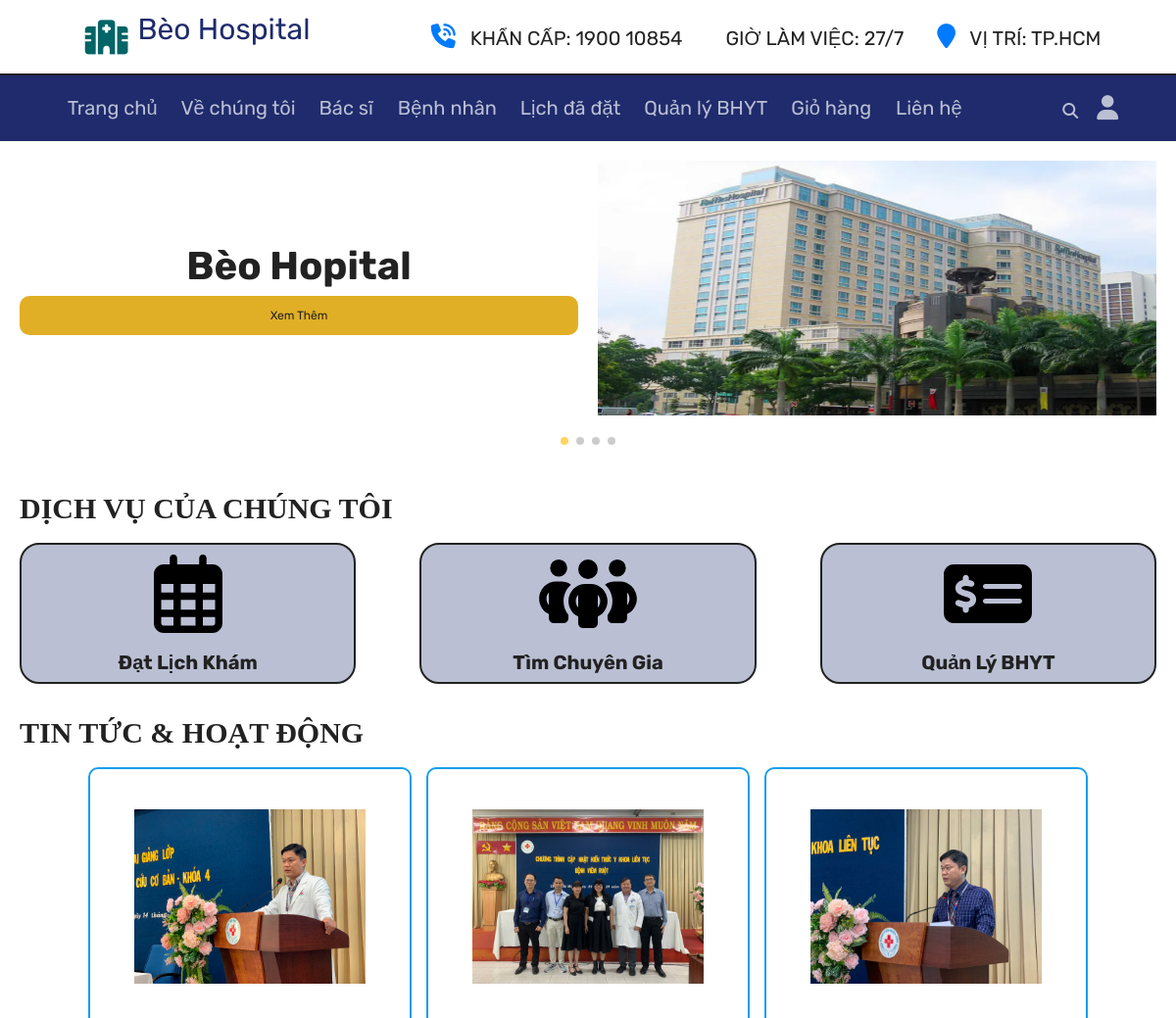
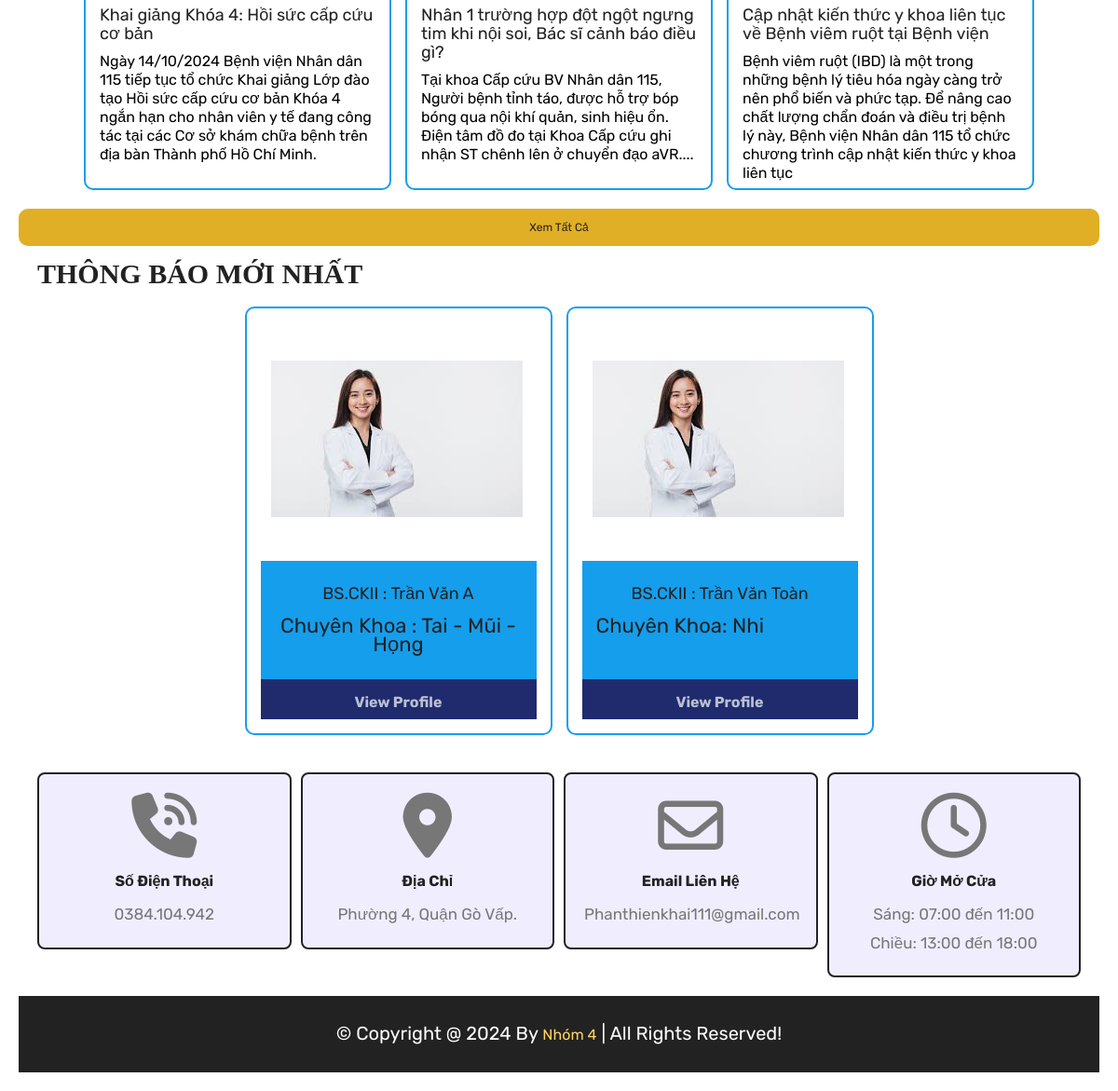
Page /home.php (signed in) on the committed database (2 pictures, top to bottom).
### tables this page shows
CREATE TABLE `tintuc` (
  `id` int(1) NOT NULL,
  `imge` text NOT NULL,
  `name` text NOT NULL,
  `name1` text NOT NULL
);

CREATE TABLE `bacsi` (
  `id` int(11) NOT NULL,
  `imge` text NOT NULL,
  `ten` text NOT NULL,
  `chuyenkhoa` text NOT NULL
);

### home.php (the view, shortened to what this page needs)
<?php
include 'components/connect.php';
?>
<!DOCTYPE html>
<html lang="en">
<head>
   <link rel="stylesheet" href="https://unpkg.com/swiper@8/swiper-bundle.min.css" />
   <link rel="stylesheet" href="https://cdnjs.cloudflare.com/ajax/libs/font-awesome/6.1.1/css/all.min.css">
   <link rel="stylesheet" href="css/style.css">
</head>
<body>
   <?php include 'components/user_header.php'; ?>
   <section class="hero">
      <div class="swiper hero-slider">
         <div class="swiper-wrapper">
            <div class="swiper-slide slide">
               <div class="content">
                  <h3>Bèo Hopital</h3>
                  <a href="./product.php" class="btn">Xem thêm</a>
               </div>
               <div class="image">
                  <img src="imgs/Raffles_Hospital.png" alt="">
               </div>
            </div>
            <div class="swiper-slide slide">
               <div class="content">
                  <h4>TỰ HÀO LÀ BỆNH VIỆN ĐA KHOA HẠNG I</h4>
                  <a href="./product.php" class="btn">Xem thêm</a>
               </div>
               <div class="image">
                  <img src="imgs/cover-home-6.jpg" alt="">
               </div>
            </div>
            <div class="swiper-slide slide">
               <div class="content">
                  <h4>"THÂN THIỆN ĐỊNH HƯỚNG HIỆN ĐẠI" <br>LÀ CHÂM NGÔN CỦA BỆNH VIỆN</h4>
                  <a href="./product.php" class="btn">Xem thêm</a>
               </div>
               <div class="image">
                  <img src="imgs/cover-home-5.jpg" alt="">
               </div>
            </div>
            <div class="swiper-slide slide">
               <div class="content">
                  <h4>TRANG THIẾT BỊ - CƠ SỞ VẬT CHẤT HIỆN ĐẠI <br> ĐÁP ỨNG NHU CẦU BỆNH NHÂN </h4>
                  <a href="./product.php" class="btn">Xem thêm</a>
               </div>
               <div class="image">
                  <img src="imgs/cover-home-3.jpg " alt="">
               </div>
            </div>
         </div>
         <div class="swiper-pagination"></div>
      </div>
   </section>
   <section class="category">
      <h1 class="title">DỊCH VỤ CỦA CHÚNG TÔI</h1>
      <div class="box-container">
         <a href="datlich.php" class="box">
            <img src="imgs/calendar-days-regular.svg" class="icon_svg" alt="">
            <h3>Đạt lịch khám</h3>
         </a>
         <a href="category.php?category=acer" class="box">
            <img src="imgs/people-group-solid.svg" alt="">
            <h3>Tìm Chuyên Gia</h3>
         </a>
         <a href="category.php?category=msi" class="box">
            <img src="imgs/money-check-dollar-solid.svg" alt="">
            <h3>Quản lý BHYT</h3>
         </a>
      </div>
   </section>
   <section class="products">
      <h1 class="title">TIN TỨC & HOẠT ĐỘNG</h1>
      <div class="box-container">
         <?php
         $select_products = $conn->prepare("SELECT * FROM `tintuc` LIMIT 6");
         $select_products->execute();
         if ($select_products->rowCount() > 0) {
            while ($fetch_products = $select_products->fetch(PDO::FETCH_ASSOC)) {
               ?>
               <form action="" method="post" class="box">
                  <img src="uploaded_img/<?= $fetch_products['imge']; ?>" alt="">
                  <div class="name">
                     <?= $fetch_products['name']; ?>
                  </div>
                  <div class="new">
                     <?= $fetch_products['name1']; ?>
                  </div>
               </form>
               <?php
            }
         } else {
            echo '<p class="empty">Không có thoong tin để hiển thị!</p>';
         }
         ?>
      </div>
      <div class="more-btn">
         <a href="./product.php" class="btn">Xem tất cả</a>
      </div>
      <section class="content">
         <h1 class="title">THÔNG BÁO MỚI NHẤT</h1>
         <div class="box-container">
            <?php
            $select_products = $conn->prepare("SELECT * FROM `bacsi` LIMIT 6");
            $select_products->execute();
            if ($select_products->rowCount() > 0) {
               while ($fetch_products = $select_products->fetch(PDO::FETCH_ASSOC)) {
                  ?>
                  <form action="" method="post" class="box">
                     <div class="image"  >
                        <img id="img"src="uploaded_img/<?= $fetch_products['imge']; ?>" alt="">
                     </div>
                     <div class="name-flex"  >
                        <div class="name">
                           <?= $fetch_products['ten']; ?>
                        </div>
                        <div class="flex">
                           <div class="price">
                              <?= $fetch_products['chuyenkhoa']; ?>
                           </div>
                        </div>
                     </div>
                     <div class="profile" >
                  <h1>View Profile</h1>
                  </div>
                  </form>
                  <?php
               }
            } else {
               echo '<p class="empty">Không có sản phẩm để hiển thị!</p>';
            }
            ?>
         </div>
      </section>
      <?php include 'components/footer.php'; ?>
</body>
</html>

### css/style.css (style rules this page uses)
:root { --pink: #FFD460; --red: #e74c3c; --white: #fff; --black: #222; --light-color: #777; --light-orange: #e1af25; --green: #159EEC; --grey: #016466; --border-service: .25rem solid var(--green); --border: .2rem solid var(--black); --blue: #1F2B6C; --ble-gr: #BABFD3; --original: #F0EEFE; }
.btn { width: 100%; padding: 12px; background-color: #0066cc; color: white; border: none; border-radius: 5px; cursor: pointer; }
* { font-family: 'Rubik', sans-serif; margin: 0; padding: 0; box-sizing: border-box; outline: none; border: none; text-decoration: none; font-size: 1.6rem; line-height: 2rem; }
html { font-size: 62.5%; overflow-x: hidden; scroll-behavior: smooth; stop-opacity: 7rem; }
section { margin: 0 auto; max-width: 1200px; padding: 2rem; }
.title { text-align: justify; margin-bottom: 2.5rem; font-size: 3rem; color: var(--black); text-transform: uppercase; text-decoration: none; text-underline-offset: 1rem; font-family: serif; border-bottom: var(--grey); }
.btn, .delete-btn { margin-top: 1rem; display: inline-block; font-size: 12px; padding: 1rem 3rem; cursor: pointer; text-transform: capitalize; transition: .2s linear; }
.btn { background-color: var(--light-orange); color: var(--black); border-radius: 1rem; }
.hero .slide { display: flex; align-items: center; flex-wrap: wrap-reverse; gap: 2rem; margin-bottom: 4rem; }
.hero .slide .image { flex: 1 1 40rem; }
.hero .slide .image img { width: 100%; height: 26rem; }
.hero .slide .content { flex: 1 1 40rem; text-align: center; }
.hero .slide .content h3 { margin: 1rem 0; font-size: 4rem; color: var(--black); text-transform: capitalize; }
.category .box-container { display: grid; grid-template-columns: repeat(auto-fit, minmax(27rem, 1fr)); gap: 6.5rem; align-items: flex-start; }
.category .box-container .box { border: var(--border); padding: 1rem; text-align: center; border-radius: 2rem; background: var(--ble-gr) }
.category .box-container .box img { width: 100%; height: 8rem; object-fit: contain; fill: rgb(114, 52, 52); }
.category .box-container .box h3 { font-size: 2rem; margin-top: 1.5rem; color: var(--black); text-transform: capitalize; }
.products .box-container { display: grid; grid-template-columns: repeat(auto-fit, 33rem); justify-content: center; align-items: flex-start; gap: 1.5rem; }
.products .box-container .box { border: var(--border-service); padding: 1.5rem; position: relative; overflow: hidden; border-radius: 1rem; height: 46rem; }
.products .box-container .box img { height: 23rem; width: 80%; object-fit: contain; margin-left: 10%; }
.products .box-container .box .image { height: 60%; }
.products .box-container .box #img { height: 25rem; width: 91%; object-fit: none; margin-left: 4%; }
.products .box-container .box .name-flex { height: 30%; background: var(--green); text-align: center; padding: inherit; }
.products .box-container .box .name { font-size: 1.8rem; color: var(--black); margin: 1rem 0; }
.products .box-container .box .flex { display: flex; align-items: center; gap: 1rem; margin-top: 1.5rem; }
.products .box-container .box .flex .price { margin-right: auto; font-size: 2.2rem; color: var(--black); text-align: center; }
.products .box-container .box .profile { height: 10%; background: var(--blue); text-align: center; padding: inherit; }
.products .box-container .box .profile h1 { color: var(--ble-gr); }
.products .more-btn { margin-top: 1rem; text-align: center; }

### rows in the picture
tintuc: imge (picture), name "Khai giảng Khóa 4: Hồi sức cấp cứu cơ bản", name1 "Ngày 14/10/2024 Bệnh viện Nhân dân 115 tiếp tục tổ chức Khai giảng Lớp đào tạo Hồi sức cấp cứu cơ bản Khóa 4 ngắn hạn cho nhân viên y tế đang công tác tại các Cơ sở khám chữa bệnh trên địa bàn Thành phố Hồ Chí Minh."
tintuc: imge (picture), name "Nhân 1 trường hợp đột ngột ngưng tim khi nội soi, Bác sĩ cảnh báo điều gì?", name1 "Tại khoa Cấp cứu BV Nhân dân 115, Người bệnh tỉnh táo, được hỗ trợ bóp bóng qua nội khí quản, sinh hiệu ổn. Điện tâm đồ đo tại Khoa Cấp cứu ghi nhận ST chênh lên ở chuyển đạo aVR...."
tintuc: imge (picture), name "Cập nhật kiến thức y khoa liên tục về Bệnh viêm ruột tại Bệnh viện", name1 "Bệnh viêm ruột (IBD) là một trong những bệnh lý tiêu hóa ngày càng trở nên phổ biến và phức tạp. Để nâng cao chất lượng chẩn đoán và điều trị bệnh lý này, Bệnh viện Nhân dân 115 tổ chức chương trình cập nhật kiến thức y khoa liên tục"
bacsi: imge (picture), ten "BS.CKII : Trần Văn A", chuyenkhoa "Chuyên Khoa : Tai - Mũi - Họng"
bacsi: imge (picture), ten "BS.CKII : Trần Văn Toàn", chuyenkhoa "Chuyên Khoa: Nhi"
